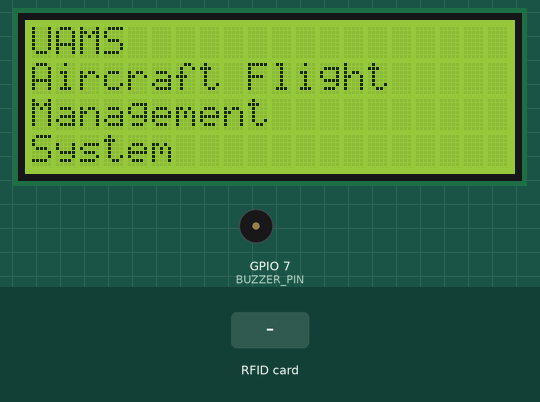
Simulated run of this program. Board: ESP32-S3. On the bench: 20×4 character LCD, buzzer (waves = sounding, pin HIGH). Inputs (shaded band) come from the test bench. WiFi joins after 1.5 s; servers stay silent unless stated; uploads are accepted with an empty reply; what the program prints to the serial monitor is not drawn.

Above: at 2.7 s.
At 8.7 s:
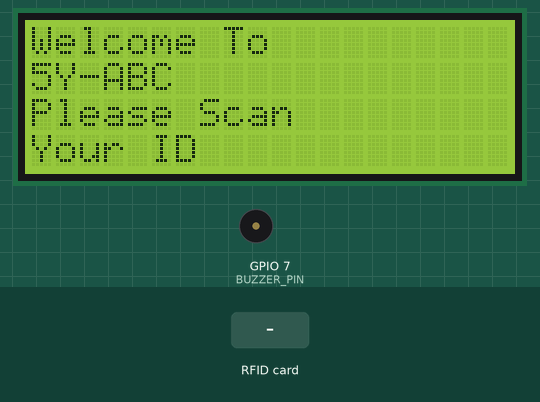
8.8 s: RFID card 5E 7A 19 C4 held to the reader
At 9.8 s:
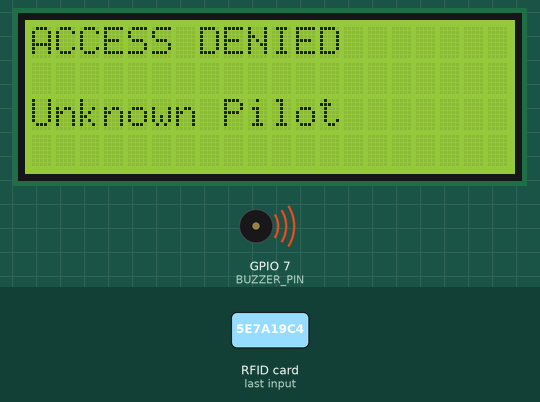
At 10.5 s:
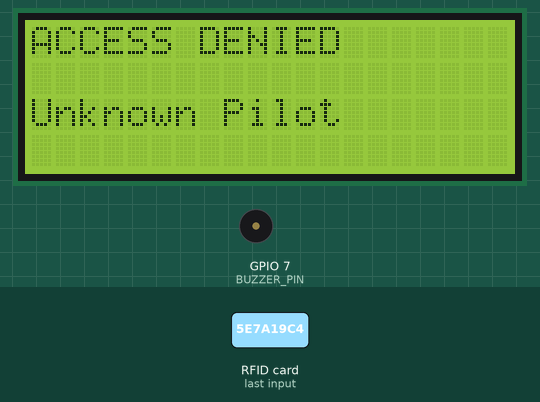
Timing chart, 0 to 12.0 s (numbered marks = the images above; inputs shaded):
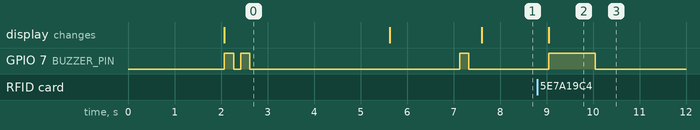

Measured:
- after the input at 8.8 s, GPIO 7 (BUZZER_PIN): LOW → HIGH after 0.25 s, → LOW 1.0 s later; the display: changes after 0.25 s (image 2)
- what the display in image 0 shows lasts 3.5 s, from 2.1 s to 5.6 s

The program:

main.cpp
```cpp
#include <Arduino.h>

#include "display_manager.h"
#include "wifi_manager.h"
#include "rfid_manager.h"
#include "api_client.h"
#include "buzzer_manager.h"

void setup()
{
    Serial.begin(115200);

    delay(2000);

    initDisplay();

    initBuzzer();

    showBootScreen();

    startupTone();

    delay(3000);

    showWiFiScreen();

    connectWiFi();

    pingServer();

    initRFID();

    showReadyScreen();
}

void loop()
{
    String uid =
        readUID();

    if(uid != "")
    {
        Serial.print(
            "Card UID: "
        );

        Serial.println(
            uid
        );

        FlightResponse result =
            processFlight(
                uid
            );

        if(result.success)
        {
            if(
                result.action ==
                "CHECK_IN"
            )
            {
                Serial.println(
                    "Flight Started"
                );

                showFlightStarted(
                    result.pilot
                );

                successTone();
            }

            else if(
                result.action ==
                "CHECK_OUT"
            )
            {
                Serial.println(
                    "Flight Ended"
                );

                showFlightEnded(
                    result.hours
                );

                successTone();
            }
        }
        else
        {
            Serial.println(
                result.errorMessage
            );

            if(
                result.errorMessage ==
                "Aircraft grounded"
            )
            {
                showGrounded();
            }
            else
            {
                showAccessDenied();
            }

            errorTone();
        }

        delay(3000);

        showReadyScreen();
    }

    delay(100);
}
```

api_client.cpp
```cpp
#include "api_client.h"

#include <WiFi.h>
#include <HTTPClient.h>
#include <ArduinoJson.h>

const int AIRCRAFT_ID = 1;

void pingServer()
{
    HTTPClient http;

    http.begin(
        "http://192.168.110.24:8000/api/ping/"
    );

    int httpCode =
        http.GET();

    if(httpCode > 0)
    {
        Serial.print(
            "HTTP Code: "
        );

        Serial.println(
            httpCode
        );

        Serial.println(
            http.getString()
        );
    }

    http.end();
}

FlightResponse processFlight(
    String uid
)
{
    FlightResponse result;

    result.success = false;
    result.hours = 0;

    HTTPClient http;

    http.begin(
        "http://192.168.110.92:8000/api/process-flight/"
    );

    http.addHeader(
        "Content-Type",
        "application/json"
    );

    String jsonBody =
        "{\"uid\":\"" +
        uid +
        "\",\"aircraft_id\":" +
        String(AIRCRAFT_ID) +
        "}";

    int httpCode =
        http.POST(
            jsonBody
        );

    Serial.print(
        "HTTP Code: "
    );

    Serial.println(
        httpCode
    );

    if(httpCode != 200)
    {
        result.errorMessage =
            "Server Error";

        http.end();

        return result;
    }

    String response =
        http.getString();

    Serial.println(
        response
    );

    JsonDocument doc;

    if(
        deserializeJson(
            doc,
            response
        )
    )
    {
        result.errorMessage =
            "JSON Error";

        http.end();

        return result;
    }

    String status =
        doc["status"];

    if(status == "success")
    {
        result.success = true;

        result.action =
            doc["action"]
            .as<String>();

        result.pilot =
            doc["pilot"]
            .as<String>();

        if(
            doc["hours"]
            .is<float>()
        )
        {
            result.hours =
                doc["hours"];
        }
    }
    else
    {
        result.errorMessage =
            doc["message"]
            .as<String>();
    }

    http.end();

    return result;
}
```

api_client.h
```cpp
#ifndef API_CLIENT_H
#define API_CLIENT_H

#include <Arduino.h>

struct FlightResponse
{
    bool success;

    String action;

    String pilot;

    float hours;

    String errorMessage;
};

FlightResponse processFlight(
    String uid
);

void pingServer();

#endif
```

buzzer.cpp
```cpp
#include "buzzer_manager.h"

#include <Arduino.h>

#define BUZZER_PIN 7

void initBuzzer()
{
    pinMode(
        BUZZER_PIN,
        OUTPUT
    );

    digitalWrite(
        BUZZER_PIN,
        LOW
    );
}

void successTone()
{
    digitalWrite(
        BUZZER_PIN,
        HIGH
    );

    delay(200);

    digitalWrite(
        BUZZER_PIN,
        LOW
    );
}

void errorTone()
{
    digitalWrite(
        BUZZER_PIN,
        HIGH
    );

    delay(1000);

    digitalWrite(
        BUZZER_PIN,
        LOW
    );
}

void startupTone()
{
    successTone();

    delay(150);

    successTone();
}
```

buzzer_manager.h
```cpp
#ifndef BUZZER_H
#define BUZZER_H

void initBuzzer();

void successTone();

void errorTone();

void startupTone();

#endif
```

display_manager.cpp
```cpp
#include "display_manager.h"
#include <LiquidCrystal.h>

// RS, E, D4, D5, D6, D7
LiquidCrystal lcd(
    4,
    5,
    18,
    19,
    20,
    21
);

void initDisplay()
{
    lcd.begin(20, 4);

    lcd.clear();

    Serial.println("LCD INITIALIZED");
}

void showBootScreen()
{
    lcd.clear();

    lcd.setCursor(0,0);
    lcd.print("UAMS");

    lcd.setCursor(0,1);
    lcd.print("Aircraft Flight");

    lcd.setCursor(0,2);
    lcd.print("Management");

    lcd.setCursor(0,3);
    lcd.print("System");

    Serial.println("BOOT SCREEN");
}

void showReadyScreen()
{
    lcd.clear();

    lcd.setCursor(0,0);
    lcd.print("Welcome To");

    lcd.setCursor(0,1);
    lcd.print("5Y-ABC");

    lcd.setCursor(0,2);
    lcd.print("Please Scan");

    lcd.setCursor(0,3);
    lcd.print("Your ID");
}

void showFlightStarted(String pilot)
{
    lcd.clear();

    lcd.setCursor(0,0);
    lcd.print("Pilot Verified");

    lcd.setCursor(0,1);
    lcd.print(pilot);

    lcd.setCursor(0,3);
    lcd.print("Flight Started");
}

void showFlightEnded(float hours)
{
    lcd.clear();

    lcd.setCursor(0,0);
    lcd.print("Flight Ended");

    lcd.setCursor(0,1);
    lcd.print(hours);

    lcd.setCursor(8,1);
    lcd.print("Hours");
}

void showAccessDenied()
{
    lcd.clear();

    lcd.setCursor(0,0);
    lcd.print("ACCESS DENIED");

    lcd.setCursor(0,2);
    lcd.print("Unknown Pilot");
}

void showGrounded()
{
    lcd.clear();

    lcd.setCursor(0,0);
    lcd.print("FLIGHT DENIED");

    lcd.setCursor(0,1);
    lcd.print("Aircraft");

    lcd.setCursor(0,2);
    lcd.print("Grounded");
}

void showEnrollmentScreen()
{
    lcd.clear();

    lcd.setCursor(0,0);
    lcd.print("Enrollment Mode");

    lcd.setCursor(0,2);
    lcd.print("Scan New Card");
}

void showCardUID(String uid)
{
    lcd.clear();

    lcd.setCursor(0,0);
    lcd.print("Card UID:");

    lcd.setCursor(0,1);
    lcd.print(uid);
}
void showWiFiScreen()
{
    lcd.clear();

    lcd.setCursor(0,0);
    lcd.print("Connecting");

    lcd.setCursor(0,1);
    lcd.print("To WiFi...");

    lcd.setCursor(0,3);
    lcd.print("Please Wait");
}
```

display_manager.h
```cpp
#ifndef DISPLAY_MANAGER_H
#define DISPLAY_MANAGER_H

#include <Arduino.h>

void initDisplay();

void showBootScreen();

void showReadyScreen();

void showFlightStarted(
    String pilot
);

void showFlightEnded(
    float hours
);

void showAccessDenied();

void showGrounded();

void showEnrollmentScreen();

void showCardUID(
    String uid
);

void showWiFiScreen();

#endif
```

rfid_manager.cpp
```cpp
#include "rfid_manager.h"

#include <SPI.h>
#include <MFRC522.h>

#define SS_PIN 10
#define RST_PIN 9

MFRC522 rfid(
    SS_PIN,
    RST_PIN
);

void initRFID()
{
    Serial.println("RFID INIT START");

    SPI.begin(
        12, // SCK
        13, // MISO
        11, // MOSI
        10  // SS
    );

    rfid.PCD_Init();

    byte version =
        rfid.PCD_ReadRegister(
            MFRC522::VersionReg
        );

    Serial.print("Version: ");
    Serial.println(
        version,
        HEX
    );

    Serial.println("RFID READY");
}

String readUID()
{
    if(
        !rfid.PICC_IsNewCardPresent()
    )
    {
        return "";
    }

    if(
        !rfid.PICC_ReadCardSerial()
    )
    {
        return "";
    }

    String uid = "";

    for(
        byte i = 0;
        i < rfid.uid.size;
        i++
    )
    {
        if(
            rfid.uid.uidByte[i] < 0x10
        )
        {
            uid += "0";
        }

        uid += String(
            rfid.uid.uidByte[i],
            HEX
        );
    }

    uid.toUpperCase();

    rfid.PICC_HaltA();

    rfid.PCD_StopCrypto1();

    return uid;
}

void enrollmentMode()
{
    Serial.println();
    Serial.println(
        "=== ENROLLMENT MODE ==="
    );

    Serial.println(
        "Scan Card..."
    );

    while(true)
    {
        String uid =
            readUID();

        if(uid != "")
        {
            Serial.print(
                "NEW CARD UID: "
            );

            Serial.println(
                uid
            );

            break;
        }

        delay(100);
    }
}
```

rfid_manager.h
```cpp
#ifndef RFID_MANAGER_H
#define RFID_MANAGER_H

#include <Arduino.h>

void initRFID();

String readUID();

void enrollmentMode();

#endif
```

wifi_manager.cpp
```cpp
#include "wifi_manager.h"
#include "buzzer_manager.h"

#include <WiFi.h>

const char* WIFI_SSID =
"GGate26";

const char* WIFI_PASSWORD =
"DDaudi@123";

void connectWiFi()
{
    Serial.println("Connecting to WiFi...");

    WiFi.begin(
        WIFI_SSID,
        WIFI_PASSWORD
    );

    int attempts = 0;

    while(
        WiFi.status() != WL_CONNECTED
    )
    {
        delay(500);

        Serial.print(".");

        attempts++;

        if(attempts > 40)
        {
            Serial.println();
            Serial.println("WiFi Failed");

            return;
        }
    }

    Serial.println();
    Serial.println("WiFi Connected");

    Serial.print("IP: ");
    Serial.println(WiFi.localIP());

    Serial.println("WiFi Connected");
    successTone();
}
```

wifi_manager.h
```cpp
#ifndef WIFI_MANAGER_H
#define WIFI_MANAGER_H

void connectWiFi();
void showWiFiScreen();

#endif
```
